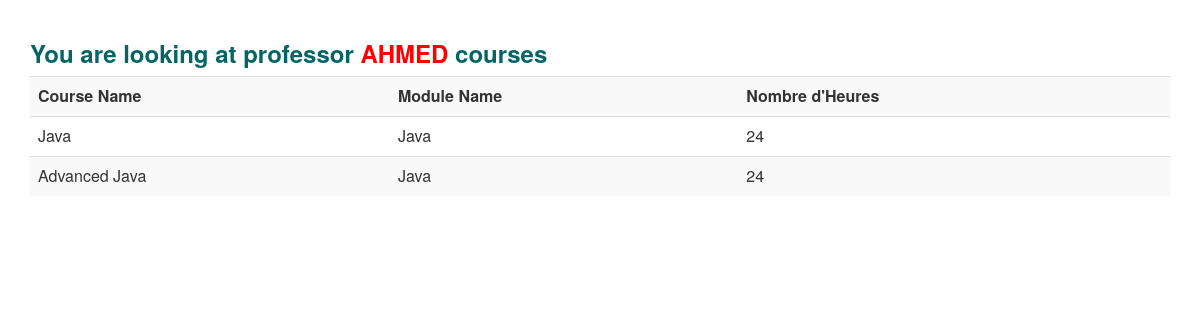
The page /courses/professor/Ahmed on the database its author committed.
### courses/models.py (models this page shows, shortened)
class Professor(models.Model):
	name = models.CharField(max_length = 80)
	speciality = models.CharField(max_length = 80)
	birth_day = models.DateField(auto_now = False, auto_now_add = False)
	country = models.CharField(max_length = 80)

class Course(models.Model):
	name = models.CharField(max_length = 80)
	module = models.ForeignKey('Module')
	professor = models.ForeignKey('Professor')
	nombre_heures = models.IntegerField()

class Module(models.Model):
	name = models.CharField(max_length = 80)
	department = models.CharField(max_length = 80)
	start_year = models.CharField(max_length = 4)

### courses/views.py (the view)
# urls.py: url(r'^professor/(?P<professor_name>\w+)$', views.professor_courses, name="professor_courses"),
def professor_courses(request, professor_name):
	professor_courses = Course.objects.filter(professor__name=professor_name)
	return render(request, 'courses/professor_courses.html', {'professor_name': professor_name, 'professor_courses': professor_courses})

### courses/templates/courses/professor_courses.html (shortened to what this page needs)
{% load static %}
<html>
	<head>
		<link rel="stylesheet" href="{% static 'css/bootstrap.min.css' %}">
	</head>
	<body ng-app>
		<div class="container">
			<br>
			<h3 class="blue bold">You are looking at professor <span class="red bold">{{professor_name|upper}}</span> courses</h3>
			<table class="table table-striped">
				<tr>
					<th>Course Name</th>
					<th>Module Name</th>
					<th>Nombre d'Heures</th>
				</tr>
				{% for course in professor_courses %}
				<tr>
					<td>{{ course.name }}</td>
					<td>{{ course.module.name }}</td>
					<td>{{ course.nombre_heures }}</td>
				</tr>
				{% empty %}
				<tr>
					<td colspan="3" class="center">Sorry! Professor <span class="red">{{professor_name|upper}}</span> has no available courses</td>
				</tr>
				{% endfor %}
			</table>
			<br>
		</div>
	</body>
</html>

### courses/templates/courses/professor_courses.html (style rules this page uses)
.red { color: red; }
.blue { color: #036564; }
.bold { font-weight: bold; }

### rows shown on the page
Professor: name "AHMED"
Course: name "Java", module.name "Java", nombre_heures "24"
Course: name "Advanced Java", module.name "Java", nombre_heures "24"
